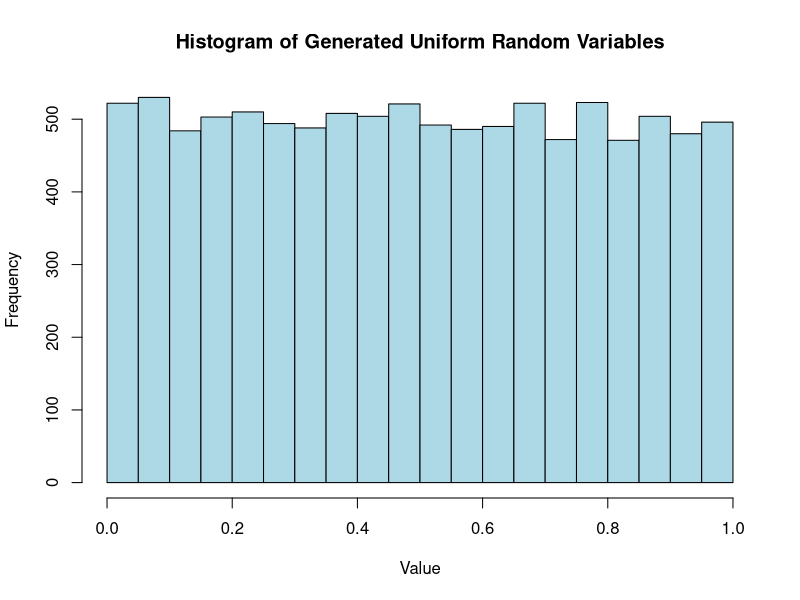
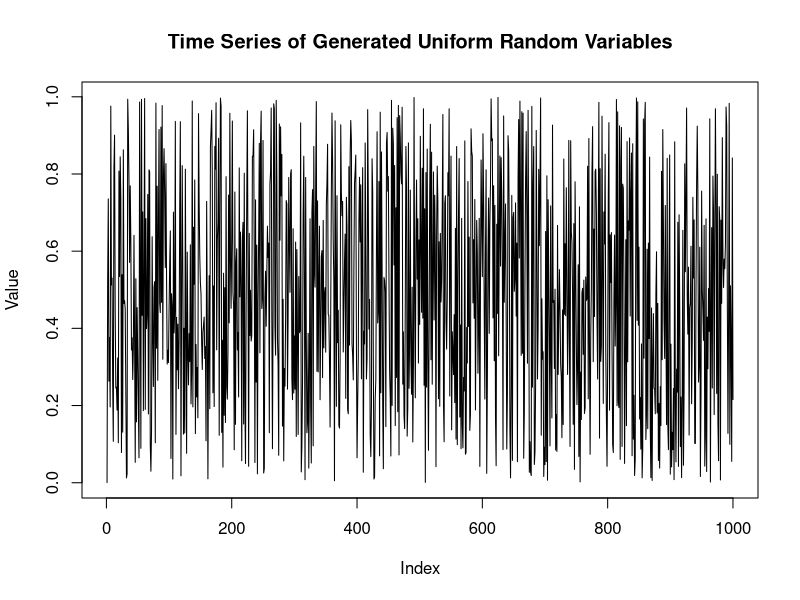
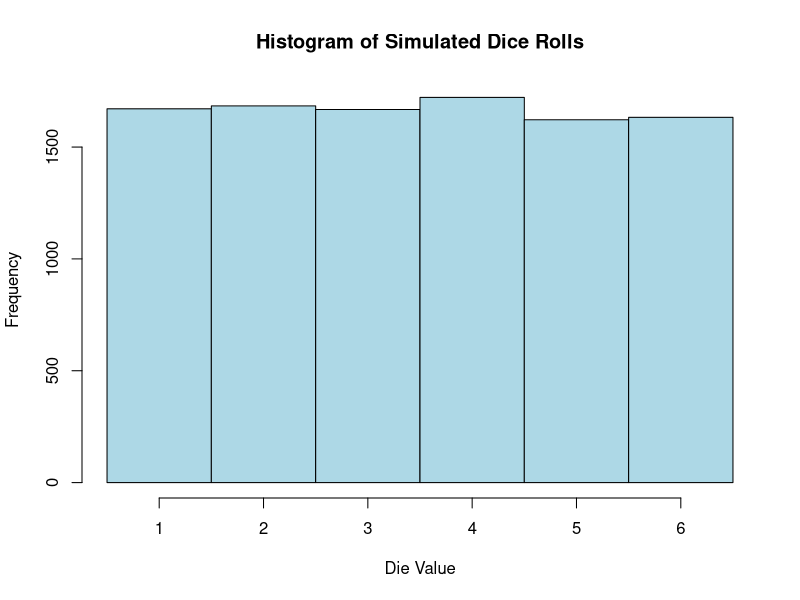
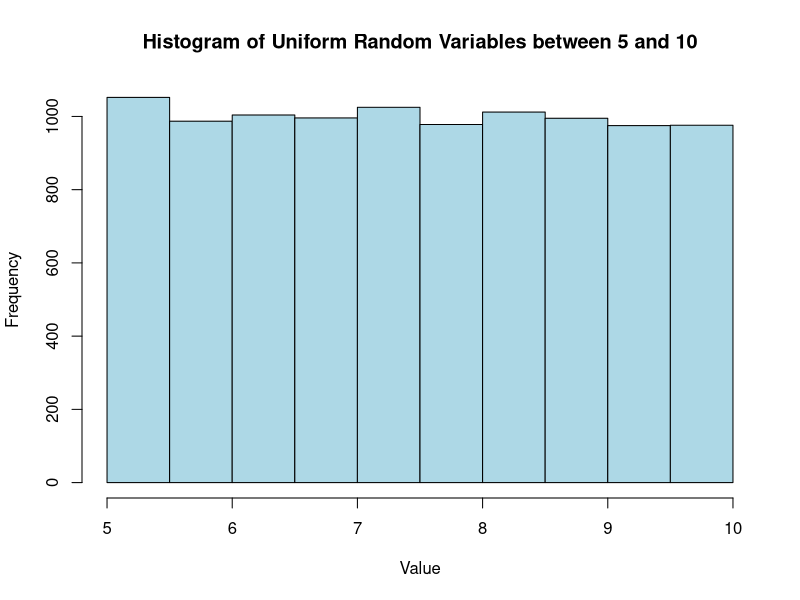
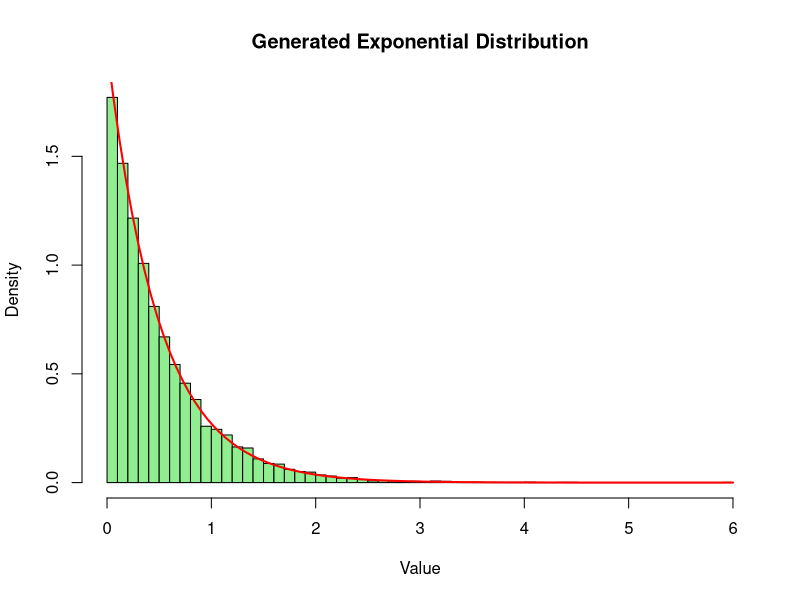
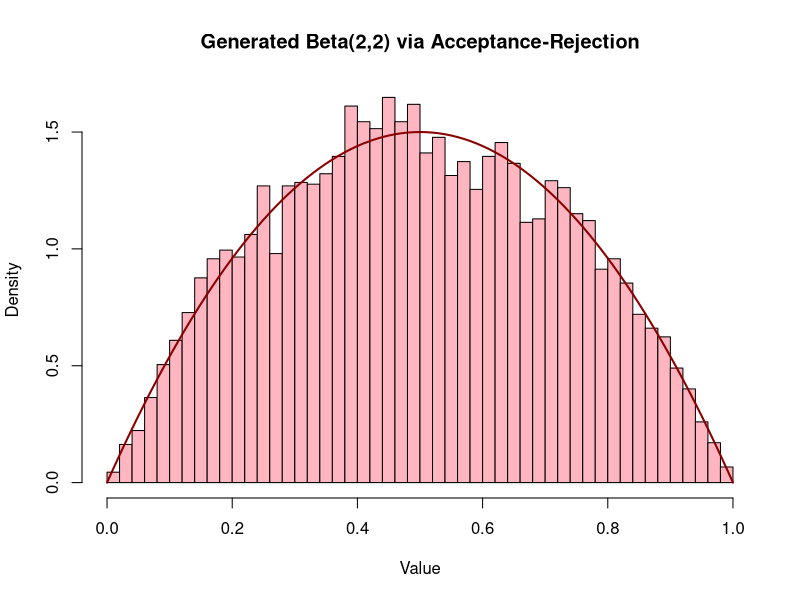
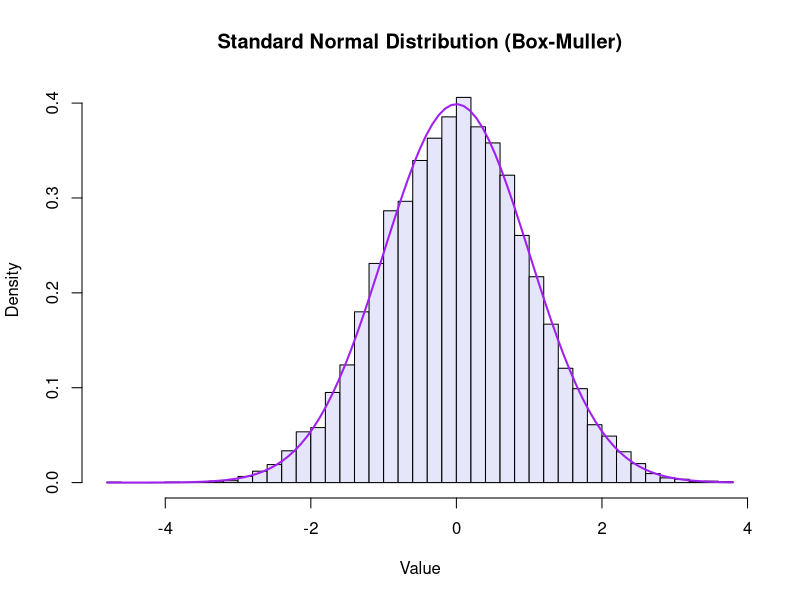

Generate these figures, in order, with R:
## ---- chunk 1
prngr <- function(seed, a, c = 0, m, n) {
    current_state <- seed
    seq = numeric(n)
    
    for (i in 1:n) {
        current_state <- (a * current_state + c) %% m
        seq[i] <- current_state/m
    }
    return(seq)
}

rand_seq <- prngr(seed=42, a=7**5, m = 2^31 - 1, n = 10000)
print(rand_seq[1:10])
## ---- chunk 2
hist(rand_seq,  main = "Histogram of Generated Uniform Random Variables", xlab = "Value", ylab = "Frequency", col = "lightblue")
plot(rand_seq[1:1000], type = "l", main = "Time Series of Generated Uniform Random Variables", xlab = "Index", ylab = "Value")
## ---- chunk 3
prngrInt <- function(seed, a, c = 0, m, n) {
    current_state <- seed
    seq = numeric(n)
    
    for (i in 1:n) {
        current_state <- (a * current_state + c) %% m
        seq[i] <- current_state
    }
    return(seq)
}

rand_int <- prngrInt(seed=42, a=7**5, m = 2^31 - 1, n = 10000)
print(rand_int[1:10])
## ---- chunk 4
rand_dice <- (rand_int %% 6) + 1
print(rand_dice[1:10])
## ---- chunk 5
hist(rand_dice, breaks = seq(0.5, 6.5, by = 1), main = "Histogram of Simulated Dice Rolls", xlab = "Die Value", ylab = "Frequency", col = "lightblue")
## ---- chunk 6
a <- 5
b <- 10
rand_uniform_ab <- a + (b - a) * rand_seq
print(rand_uniform_ab[1:10])
## ---- chunk 7
hist(rand_uniform_ab, main = "Histogram of Uniform Random Variables between 5 and 10", xlab = "Value", ylab = "Frequency", col = "lightblue")
## ---- chunk 8
lambda <- 2  # Rate parameter
# Using rand_seq from our LCG
rand_exp <- -(1 / lambda) * log(rand_seq)

hist(rand_exp, breaks = 50, freq = FALSE, 
     main = "Generated Exponential Distribution", 
     xlab = "Value", col = "lightgreen")
# Overlay the theoretical density curve
curve(dexp(x, rate = lambda), add = TRUE, col = "red", lwd = 2)
## ---- chunk 9
n_samples <- 10000
accepted_samples <- numeric(0)
c_val <- 1.5

# We will generate pairs of uniforms to act as Y and U
for (i in 1:n_samples) {
  # In practice, you'd pull from your LCG sequence. 
  # Using runif here for clarity in the loop structure.
  Y <- runif(1) 
  U <- runif(1)
  
  f_Y <- 6 * Y * (1 - Y)
  g_Y <- 1
  
  if (U <= f_Y / (c_val * g_Y)) {
    accepted_samples <- c(accepted_samples, Y)
  }
}

hist(accepted_samples, breaks = 40, freq = FALSE, 
     main = "Generated Beta(2,2) via Acceptance-Rejection", 
     xlab = "Value", col = "lightpink")
curve(dbeta(x, 2, 2), add = TRUE, col = "darkred", lwd = 2)
## ---- chunk 10
# Split the sequence in half
U1 <- rand_seq[1:5000]
U2 <- rand_seq[5001:10000]

# Apply the transform
Z1 <- sqrt(-2 * log(U1)) * cos(2 * pi * U2)
Z2 <- sqrt(-2 * log(U1)) * sin(2 * pi * U2)

# Combine them for a total of 10,000 standard normal variables
rand_normal <- c(Z1, Z2)

hist(rand_normal, breaks = 50, freq = FALSE, 
     main = "Standard Normal Distribution (Box-Muller)", 
     xlab = "Value", col = "lavender")
curve(dnorm(x), add = TRUE, col = "purple", lwd = 2)
